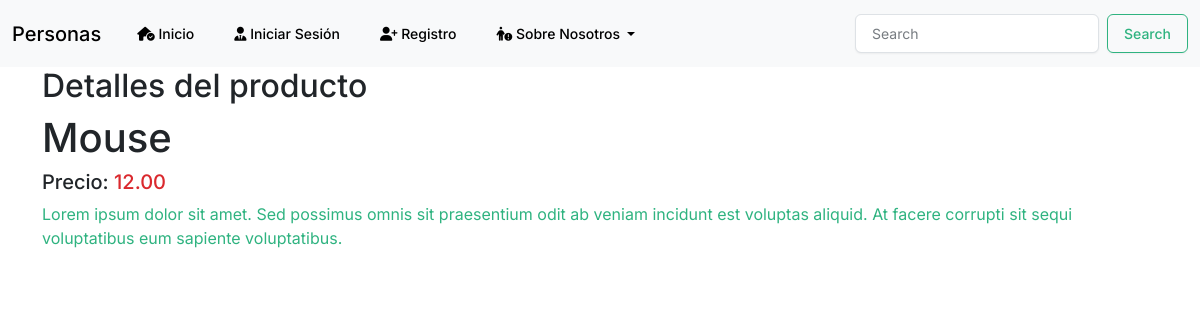
/productos/mouse, run on the app's committed database.
### productos/models.py (models this page shows, shortened)
class Product(models.Model):
    title = models.CharField(max_length=120)
    description = models.TextField()
    price = models.DecimalField(decimal_places=2, max_digits=8, default=0.0)
    created_at = models.DateTimeField(auto_now_add=True)
    slug = models.SlugField(blank=False, null=True, unique=True)
    image = models.ImageField(upload_to='productos/', null=False, blank=False)

### productos/views.py (the view)
# urls.py: path('<slug:slug>', views.ProductDetailView.as_view(), name='product'),
class ProductDetailView(DetailView):
    model = Product
    template_name = 'products/detalle_producto.html'
    queryset = Product.objects.all()
    def get_context_data(self, **kwargs):
        context = super().get_context_data(**kwargs)
        return context

### templates/products/detalle_producto.html
{% extends 'base.html' %}
{% block content %}
    <div>
        <h2>Detalles del producto</h2>
        <div class="h1"> {{ product.title }} </div>
        <div class="h5">
            Precio:
            <span class="text-danger">
                {{ product.price }}
            </span>
        </div>
        <div class="text-success">
            <p>{{ product.description }}</p>
        </div>
    </div>
{% endblock %}

### data on the page
Product: title "Mouse", price "12.00", description "Lorem ipsum dolor sit amet. Sed possimus omnis sit praesentium odit ab veniam incidunt est voluptas aliquid. At facere corrupti sit sequi voluptatibus eum sapiente voluptatibus."
